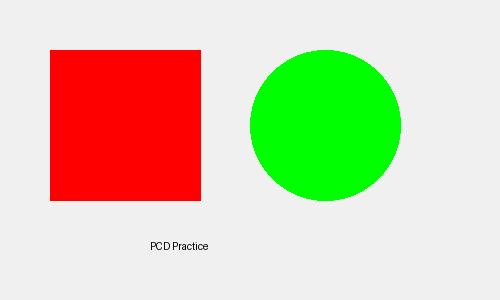
#> input picture pcd-stup/image.jpg, 500 x 300 px
$ python modul_03_threshold.py
#> lines starting #> are read from the running program, lines starting #| are printed output that depends on the picture; after the words box and inside, x2 and y2 are one past the last pixel; in counts of white or black regions, pixels touching at a corner belong together
import cv2
img=cv2.imread('image.jpg')
#> img is the input picture: shape (300, 500, 3); mean B, G, R 175, 205, 213.1
gray=cv2.cvtColor(img,cv2.COLOR_BGR2GRAY)
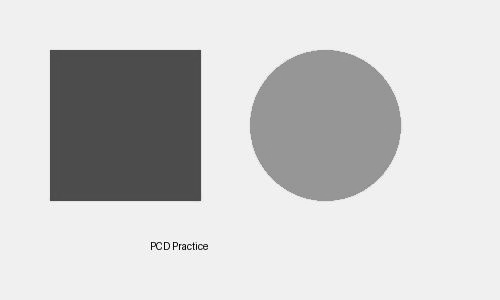
#> gray: shape (300, 500); min 0, max 255, mean 204.1
_,th=cv2.threshold(gray,127,255,cv2.THRESH_BINARY)
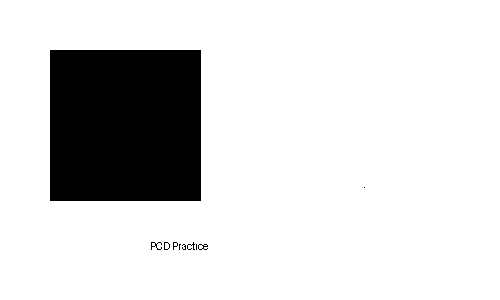
#> th: shape (300, 500); 84.7% white; 10 black regions (5 under 20 px), largest, box (x1, y1, x2, y2) and area: (50, 50, 201, 201) 22801, (151, 242, 162, 250) 34, (198, 244, 208, 250) 28, (187, 242, 195, 250) 23, (164, 242, 170, 250) 20
cv2.imwrite('threshold.jpg',th)
